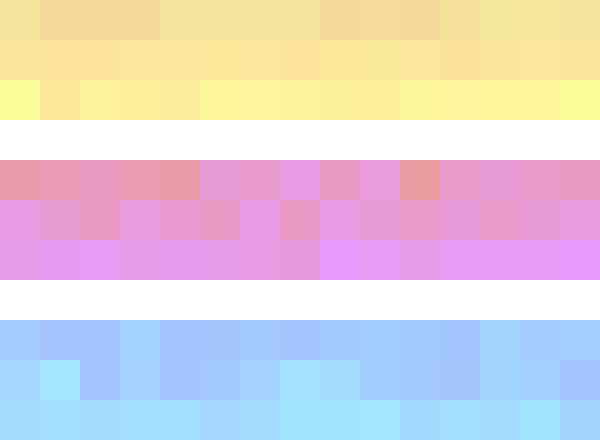
Frame 1 (no input)
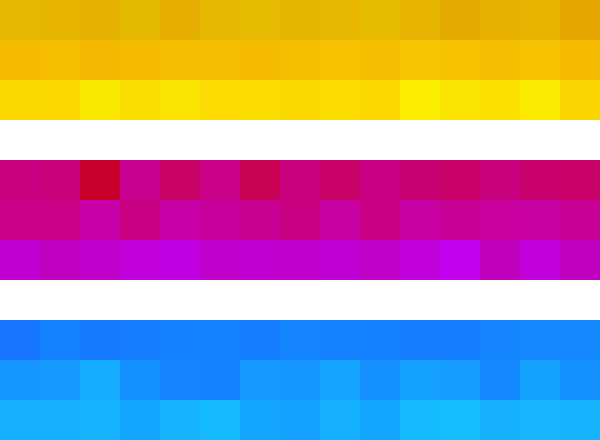
Frame 60 (the mouse pressed at the canvas centre just before this capture)
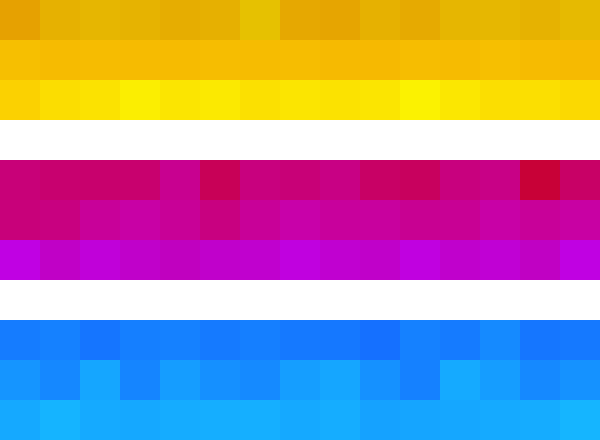
Frame 120 (the mouse held since frame 60 and released just before this capture)

The Processing sketch that drew these frames (run headless with seeded random() and noise(); from frame 60 on, the mouse is pressed at the canvas centre):

// Processing sketch: processing_72601
// ── processing_72601.pde


void setup() {
  size(600, 440);
  background(255);

}

void draw() {
  fill(255);
  smooth();
  for (int i =10;i<width; i+=10) {
  
  };
  noStroke();
  for (int i =0;i<width; i+=40) {
    fill(230, random(150,200), 0, 100); 
    rect(i, 0, 40, 40);
   fill(245, random(180, 200), 0, 100); 
    rect(i, 40, 40, 40);
     fill(250, random(200, 250), 0, 100); 
    rect(i, 80, 40, 40);
//    fill(20, random(100, 150), 255, 100); 
//    rect(i, 120, 40, 40);
    fill(200,0,random(1,200), 100); 
    rect(i, 160, 40, 40);
    fill(200,0,random(100, 200),100);
    rect(i, 200, 40, 40);
    fill(190,0, random(170, 255), 100); 
    rect(i, 240, 40, 40);
//    fill(0, random(100, 200), 150, 100); 
//    rect(i, 280, 40, 40);
     fill(20, random(100, 150), 255, 100); 
    rect(i, 320, 40, 40);
    fill(20, random(100, 200), 255, 100); 
    rect(i, 360, 40, 40);
      fill(20, random(150, 200), 255, 100); 
    rect(i, 400, 40, 40);
  };

}
